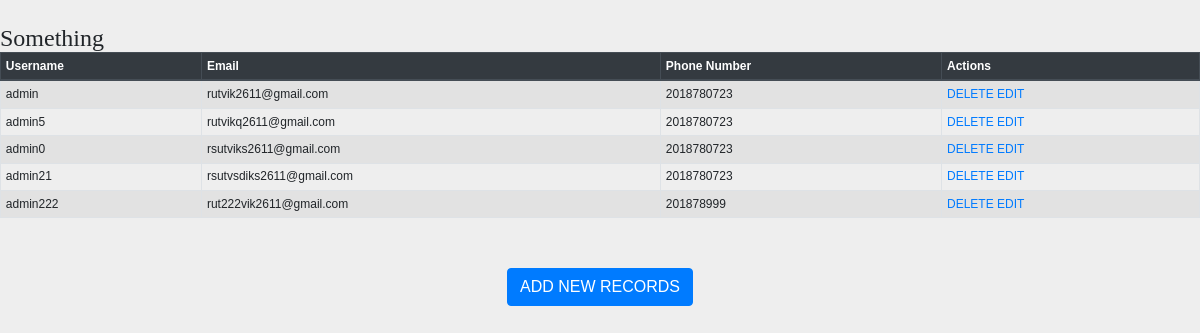
Page /blog/show on the earlier database version.
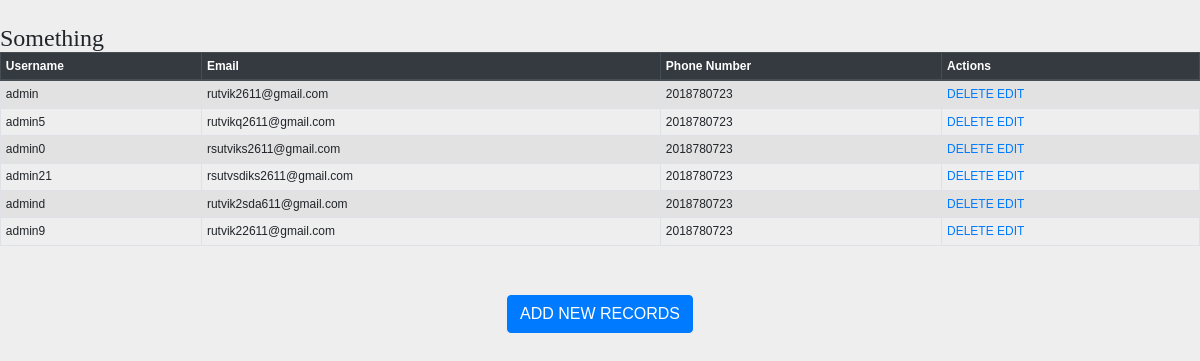
Same page on the later database version.
### BLOG/models.py (models this page shows, shortened)
class Regsistration(models.Model):
    phone_regex = RegexValidator(regex=r'^\+?1?\d{9,15}$', message="Phone number must be entered in the format: '+999999999'. Up to 15 digits allowed.")
    username = models.CharField(max_length=40,unique=True)
    password = models.CharField(max_length=40)
    email =models.EmailField(unique = True)
    phone_number = models.CharField(validators=[phone_regex], max_length=17, blank=True)

### BLOG/views.py (the view)
# urls.py: path('blog/show',views.Show),
def Show(request):
    pass_obj = Regsistration.objects.all()
    return render(request,"BLOG/show.html",{"employees":pass_obj})

### Templates/BLOG/show.html (shortened to what this page needs)
<!DOCTYPE html>
<html lang="en">
<head>
     {% load staticfiles %}
     <link rel="stylesheet" href="https://maxcdn.bootstrapcdn.com/bootstrap/4.3.1/css/bootstrap.min.css">
    <link rel="stylesheet" href="{% static 'CSS/style.css' %}"/>
</head>
<body>
<table class="table table-striped table-bordered table-sm">
    <thead class="thead-dark">
    <tr>
        <th>Username</th>
        <th>Email</th>
        <th>Phone Number</th>
        <th>Actions</th>
    </tr>
    </thead>
    <tbody>
            <h1>Something</h1>
{% for employee in employees %}
    <tr>
        <td>{{ employee.username }}</td>
        <td>{{ employee.email }}</td>
        <td>{{ employee.phone_number }}</td>
        <td>
            <a href="../blog/delete/{{ employee.id }}">DELETE</a>
            <a href="../blog/edit/{{ employee.id }}">EDIT</a>
        </td>
    </tr>
{% endfor %}
    </tbody>
</table>
<br>
<br>
<center><a href="../blog/" class="btn btn-primary">ADD NEW RECORDS</a></center>
</body>
</html>

Differences in the rows shown:
removed Regsistration: username "admin222", email "rut222vik2611@gmail.com", phone_number "201878999"
added Regsistration: username "admind", email "rutvik2sda611@gmail.com", phone_number "2018780723"
added Regsistration: username "admin9", email "rutvik22611@gmail.com", phone_number "2018780723"
